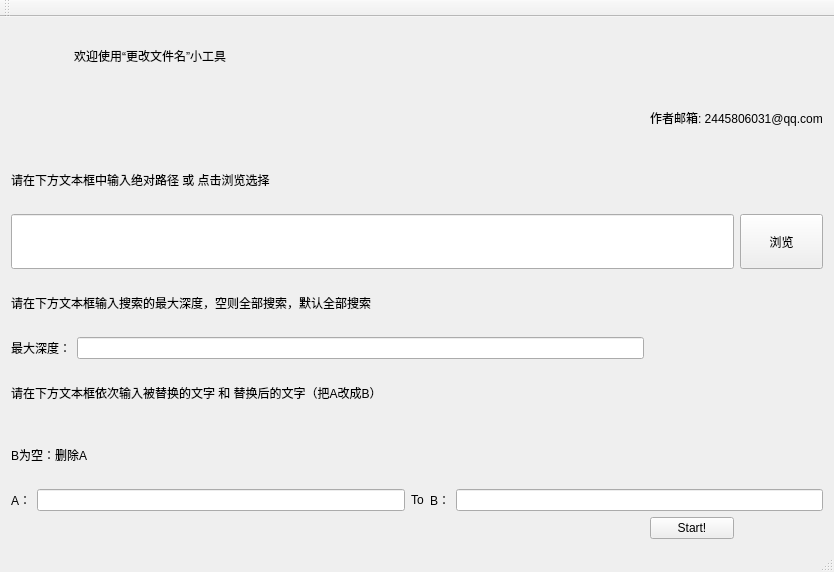
<?xml version="1.0" encoding="UTF-8"?>
<ui version="4.0">
 <class>MainWindow</class>
 <widget class="QMainWindow" name="MainWindow">
  <property name="geometry">
   <rect>
    <x>0</x>
    <y>0</y>
    <width>834</width>
    <height>572</height>
   </rect>
  </property>
  <property name="windowTitle">
   <string>MainWindow</string>
  </property>
  <widget class="QWidget" name="centralWidget">
   <layout class="QGridLayout" name="gridLayout">
    <item row="0" column="0" colspan="4">
     <layout class="QVBoxLayout" name="verticalLayout_3">
      <item>
       <widget class="QLabel" name="label_9">
        <property name="text">
         <string>                   欢迎使用“更改文件名”小工具</string>
        </property>
       </widget>
      </item>
     </layout>
    </item>
    <item row="1" column="2" colspan="2">
     <layout class="QVBoxLayout" name="verticalLayout_4">
      <item>
       <widget class="QLabel" name="label_10">
        <property name="text">
         <string>作者邮箱: 2445806031@qq.com</string>
        </property>
       </widget>
      </item>
     </layout>
    </item>
    <item row="2" column="0" colspan="3">
     <layout class="QVBoxLayout" name="verticalLayout_5">
      <item>
       <widget class="QLabel" name="label">
        <property name="text">
         <string>请在下方文本框中输入绝对路径 或 点击浏览选择</string>
        </property>
       </widget>
      </item>
     </layout>
    </item>
    <item row="3" column="0" colspan="3">
     <layout class="QHBoxLayout" name="horizontalLayout_3">
      <item>
       <widget class="QLineEdit" name="pathName">
        <property name="sizePolicy">
         <sizepolicy hsizetype="Preferred" vsizetype="Preferred">
          <horstretch>0</horstretch>
          <verstretch>0</verstretch>
         </sizepolicy>
        </property>
       </widget>
      </item>
     </layout>
    </item>
    <item row="3" column="3">
     <layout class="QHBoxLayout" name="horizontalLayout_4">
      <item>
       <widget class="QPushButton" name="pathClickButton">
        <property name="sizePolicy">
         <sizepolicy hsizetype="Preferred" vsizetype="Preferred">
          <horstretch>0</horstretch>
          <verstretch>0</verstretch>
         </sizepolicy>
        </property>
        <property name="text">
         <string>浏览</string>
        </property>
       </widget>
      </item>
     </layout>
    </item>
    <item row="4" column="0" colspan="4">
     <layout class="QVBoxLayout" name="verticalLayout_6">
      <item>
       <widget class="QLabel" name="label_2">
        <property name="text">
         <string>请在下方文本框输入搜索的最大深度，空则全部搜索，默认全部搜索</string>
        </property>
       </widget>
      </item>
     </layout>
    </item>
    <item row="5" column="0">
     <layout class="QVBoxLayout" name="verticalLayout_7">
      <item>
       <widget class="QLabel" name="label_3">
        <property name="text">
         <string>最大深度：</string>
        </property>
       </widget>
      </item>
     </layout>
    </item>
    <item row="5" column="1">
     <layout class="QVBoxLayout" name="verticalLayout_8">
      <item>
       <widget class="QLineEdit" name="textDepth"/>
      </item>
     </layout>
    </item>
    <item row="6" column="0" colspan="4">
     <layout class="QVBoxLayout" name="verticalLayout_9">
      <item>
       <widget class="QLabel" name="label_4">
        <property name="text">
         <string>请在下方文本框依次输入被替换的文字 和 替换后的文字（把A改成B）</string>
        </property>
       </widget>
      </item>
     </layout>
    </item>
    <item row="7" column="0" colspan="2">
     <layout class="QHBoxLayout" name="horizontalLayout_5">
      <item>
       <widget class="QLabel" name="label_8">
        <property name="text">
         <string>B为空：删除A</string>
        </property>
       </widget>
      </item>
     </layout>
    </item>
    <item row="8" column="0" colspan="4">
     <layout class="QHBoxLayout" name="horizontalLayout_2">
      <item>
       <widget class="QLabel" name="label_5">
        <property name="text">
         <string>A：</string>
        </property>
       </widget>
      </item>
      <item>
       <widget class="QLineEdit" name="textA"/>
      </item>
      <item>
       <widget class="QLabel" name="label_7">
        <property name="text">
         <string>To</string>
        </property>
       </widget>
      </item>
      <item>
       <widget class="QLabel" name="label_6">
        <property name="text">
         <string>B：</string>
        </property>
       </widget>
      </item>
      <item>
       <widget class="QLineEdit" name="textB">
        <property name="text">
         <string/>
        </property>
       </widget>
      </item>
     </layout>
    </item>
    <item row="9" column="2">
     <layout class="QHBoxLayout" name="horizontalLayout_6">
      <item>
       <widget class="QPushButton" name="startPushButton">
        <property name="text">
         <string>Start!</string>
        </property>
       </widget>
      </item>
     </layout>
    </item>
   </layout>
  </widget>
  <widget class="QMenuBar" name="menuBar">
   <property name="geometry">
    <rect>
     <x>0</x>
     <y>0</y>
     <width>834</width>
     <height>21</height>
    </rect>
   </property>
  </widget>
  <widget class="QToolBar" name="mainToolBar">
   <attribute name="toolBarArea">
    <enum>TopToolBarArea</enum>
   </attribute>
   <attribute name="toolBarBreak">
    <bool>false</bool>
   </attribute>
  </widget>
  <widget class="QStatusBar" name="statusBar"/>
  <action name="actionasasa">
   <property name="text">
    <string>asasa</string>
   </property>
  </action>
 </widget>
 <layoutdefault spacing="6" margin="11"/>
 <resources/>
 <connections/>
</ui>
